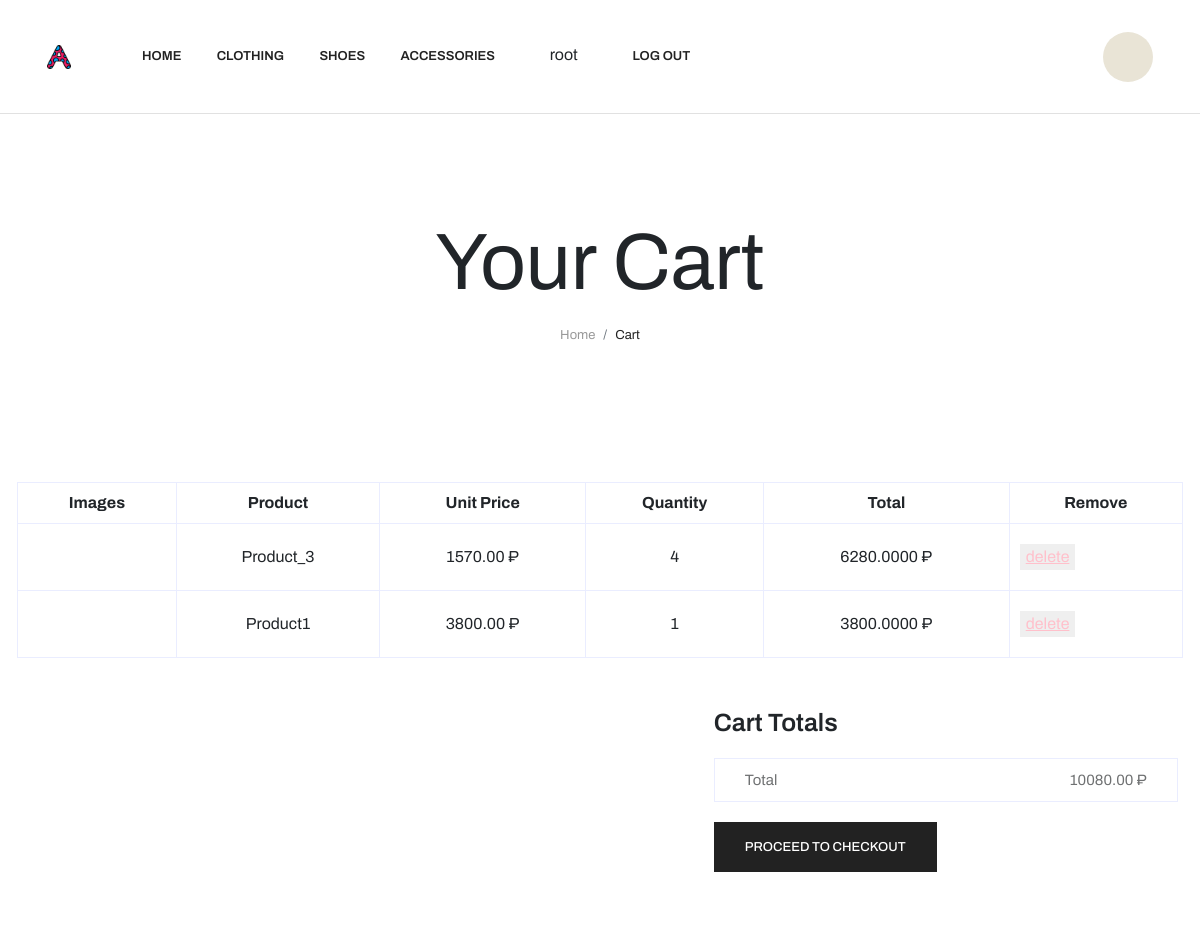
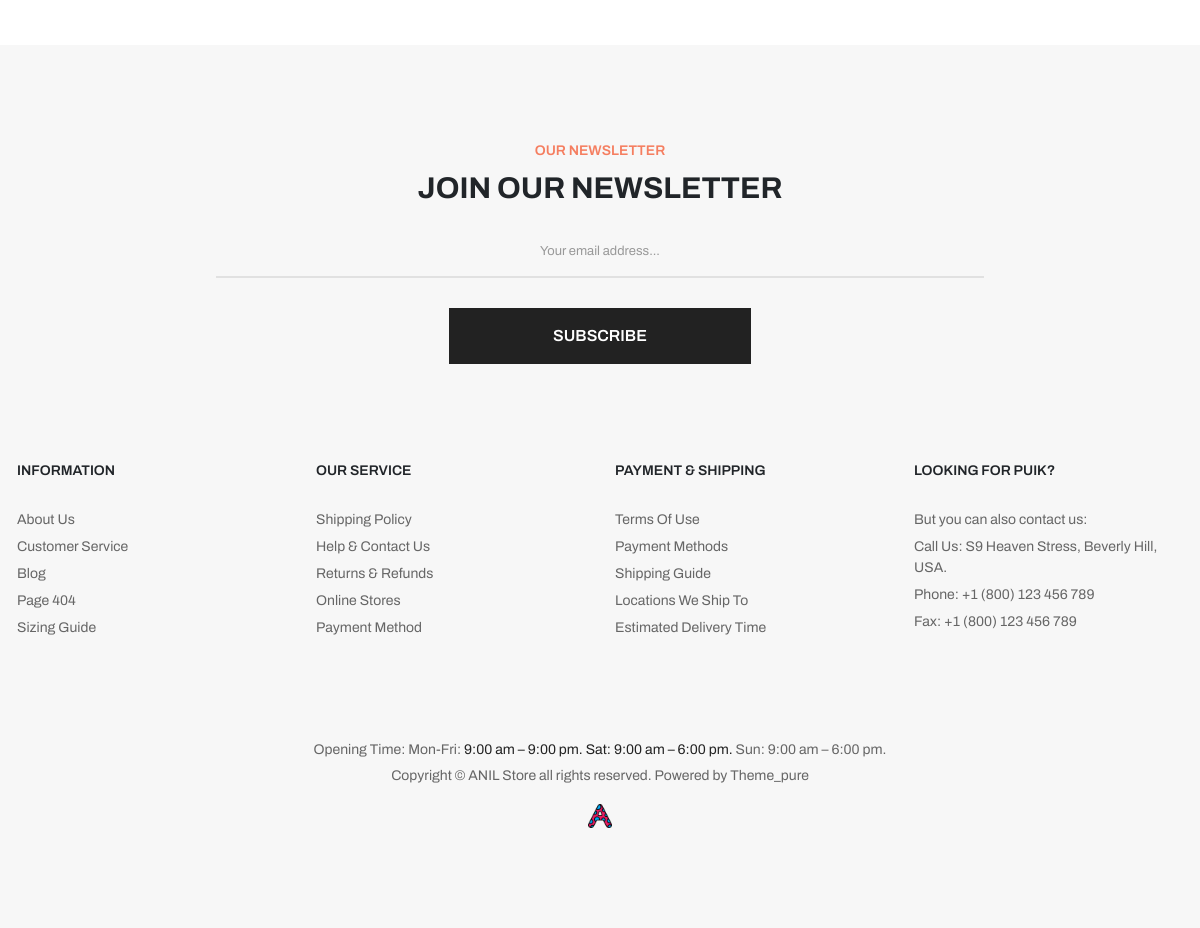
The page /shop/cart (signed in) on the database its author committed (2 pictures, top to bottom).
### shop/models.py (models this page shows, shortened)
class OrderItem(models.Model):
    order = models.ForeignKey(Order, on_delete=models.CASCADE)
    product = models.ForeignKey(Product, on_delete=models.PROTECT)
    quantity = models.PositiveIntegerField(default=1)
    price = models.DecimalField(max_digits=20, decimal_places=2)
    discount = models.DecimalField(max_digits=20, decimal_places=2, default=0)
    class Meta:
        ordering = ['pk']
    def __str__(self):
        return f'{self.product}' #��� ��� self.price
    @property
    def amount(self):
        return self.quantity * (self.price - ((self.discount / 100) * self.price))

class Product(models.Model):
    name = models.CharField(max_length=255, verbose_name='product_name')
    code = models.CharField(max_length=255, verbose_name='product_code')
    category = models.CharField(max_length=255, verbose_name='product_category', blank=True, null=True)
    brand = models.CharField(max_length=255, verbose_name='product_brand', blank=True, null=True)
    price = models.DecimalField(max_digits=20, decimal_places=2)
    unit = models.CharField(max_length=255, blank=True, null=True)
    image = models.ImageField(upload_to='shop/images', blank=True, null=True)
    image2 = models.ImageField(upload_to='shop/images', blank=True, null=True)
    image3 = models.ImageField(upload_to='shop/images', blank=True, null=True)
    image4 = models.ImageField(upload_to='shop/images', blank=True, null=True)
    image5 = models.ImageField(upload_to='shop/images', blank=True, null=True)
    note = models.TextField(blank=True, null=True)
    class Meta:
        ordering = ['pk']
    def __str__(self):
        return f'{self.name}' # ��� ��� self.price

class Order(models.Model):
    STATUS_CART = 'cart'
    STATUS_WAITING_FOR_PAYMENT = 'waiting_for_payment'
    STATUS_PAID = 'paid'
    STATUS_CHOICES = [
        (STATUS_CART, 'cart'),
        (STATUS_WAITING_FOR_PAYMENT, 'waiting_for_payment'),
        (STATUS_PAID, 'paid')
    ]
    user = models.ForeignKey(User, on_delete=models.CASCADE)
    status = models.CharField(max_length=32, choices=STATUS_CHOICES, default=STATUS_CART)
    amount = models.DecimalField(max_digits=20, decimal_places=2, blank=True, null=True)
    creation_time = models.DateTimeField(auto_now_add=True)
    payment = models.ForeignKey(Payment, on_delete=models.PROTECT, blank=True, null=True)
    comment = models.TextField(blank=True, null=True)
    class Meta:
        ordering = ['pk']
    @staticmethod
    def get_cart(user: User):
        cart = Order.objects.filter(user=user,
                                    status=Order.STATUS_CART
                                    ).first()
        if not cart:
            cart = Order.objects.create(user=user,
                                        status=Order.STATUS_CART,
                                        amount=0)
        return cart

### shop/views.py (the view)
# urls.py: path("cart", views.cart_view, name="shop/cart"),
@login_required(login_url=reverse_lazy('authentication/login'))
def cart_view(request):
    cart = Order.get_cart(request.user)
    items = cart.orderitem_set.all()
    context = {
        'cart': cart,
        'items': items,
    }
    return render(request, 'shop/cart.html', context)

### templates/shop/cart.html (shortened to what this page needs)
{% load static %}
<!doctype html>
<html class="no-js" lang="zxx">
<head>
       <link rel="stylesheet" href="{% static '/css/preloader.css' %}">
       <link rel="stylesheet" href="{% static '/css/owl.carousel.min.css' %}">
       <link rel="stylesheet" href="{% static '/css/animate.min.css' %}">
       <link rel="stylesheet" href="{% static '/css/magnific-popup.css' %}">
       <link rel="stylesheet" href="{% static '/css/meanmenu.css' %}">
       <link rel="stylesheet" href="{% static '/css/animate.min.css' %}">
       <link rel="stylesheet" href="{% static '/css/slick.css' %}">
       <link rel="stylesheet" href="{% static '/css/bootstrap.min.css' %}">
       <link rel="stylesheet" href="{% static '/css/fontawesome-all.min.css' %}">
       <link rel="stylesheet" href="{% static '/css/themify-icons.css' %}">
       <link rel="stylesheet" href="{% static '/css/nice-select.css' %}">
       <link rel="stylesheet" href="{% static '/css/ui-range-slider.css' %}">
       <link rel="stylesheet" href="{% static '/css/main.css' %}">
</head>
<body>
    <header>
        <div id="header-sticky" class="header-area header-transparent-2 header-border header-sticky header-sticky-white">
            <div class="header-main header-main-1 header-main-2 header-main-3 header-padding pl-50 pr-50">
                <div class="container-fluid">
                    <div class="row align-items-center">
                        <div class="col-xxl-9 col-xl-9 col-lg-9 col-md-6 col-sm-4 col-4">
                            <div class="header-left p-rel d-flex align-items-center">
                                <div class="logo pr-55 d-inline-block">
                                    <a href="{% url 'index' %}">
                                        <img src="{% static '/img/icon.png' %}" width="24" height="24" alt="Anil's Logo">
                                    </a>
                                </div>
                                <div class="main-menu">
                                    <nav id="mobile-menu">
                                        <ul>
                                            <li><a href="{% url 'index' %}">Home</a></li>
                                                <li class="static">
                                                <a href="{% url 'shop/shop' %}">Clothing</a>
                                             </li>
                                            <li class="static">
                                                <a href="{% url 'shop/shop' %}">Shoes</a>
                                             </li>
                                            <li class="static">
                                                <a href="{% url 'shop/shop' %}">Accessories</a>
                                             </li>
                                            {% if user.is_authenticated %}
                                                {{ user.username }}
                                                <li>
                                                <a href="{% url 'authentication/logout' %}"> Log Out</a>
                                                </li>
                                            {% endif %}
                                        </ul>
                                    </nav>
                                </div>
                            </div>
                        </div>
                        <div class="col-xxl-3 col-xl-3 col-lg-3 col-md-6 col-sm-8 col-8">
                            <div class="header-right-wrapper d-flex align-items-center justify-content-end">
                                <div class="header-right  d-flex align-items-center justify-content-end">
                                    <div class="header-icon d-inline-block ml-30">
                                        <a href="javascript:void(0)" class="search-toggle d-none d-sm-inline-block"><i class="fal fa-search"></i></a>
                                        <a href="{% url 'shop/cart' %}">
                                            <button type="button" data-bs-toggle="modal" data-bs-target="#cartMiniModal"><i class="fal fa-shopping-cart"></i></button>
                                        </a>
                                    </div>
                                </div>
                            </div>
                        </div>
                    </div>
                </div>
            </div>
        </div>
    </header>
    <main>
        <div class="breadcrumb-area-3 pt-215 pb-20">
            <div class="container">
                <div class="row">
                    <div class="col-xxl-12">
                        <div class="breadcrumb-wrapper-2 text-center">
                            <h3>Your Cart</h3>
                            <nav aria-label="breadcrumb">
                                <ol class="breadcrumb justify-content-center">
                                  <li class="breadcrumb-item"><a href="index.html">Home</a></li>
                                  <li class="breadcrumb-item active" aria-current="page">Cart</li>
                                </ol>
                            </nav>
                        </div>
                    </div>
                </div>
            </div>
        </div>
        <section class="cart-area pt-100 pb-100">
            <div class="container">
            <div class="row">
                <div class="col-12">
                    <form action="#">
                        <div class="table-content table-responsive">
                            <table class="table">
                                <thead>
                                    <tr>
                                        <th class="product-thumbnail">Images</th>
                                        <th class="cart-product-name">Product</th>
                                        <th class="product-price">Unit Price</th>
                                        <th class="product-quantity">Quantity</th>
                                        <th class="product-subtotal">Total</th>
                                        <th class="product-remove">Remove</th>
                                    </tr>
                                </thead>
                                <tbody>
                                    {% for item in items %}
                                        <tr>
                                            <td class="product-thumbnail"><img src ="{{ item.image.url }}"></td>
                                            <td class="product-name">{{ item }}</td>
                                            <td class="product-price"><span class="amount">{{ item.price }} ₽</span></td>
                                            <td class="product-name">{{ item.quantity }}</td>
                                            <td class="product-subtotal"><span class="amount">{{ item.amount }} ₽</span></td>
                                            <td class="product-remove">
                                                <div class="col-12 col-md-1 item">
                                                    <form method="post" action="{% url 'cart_delete_item' item.pk %}">
                                                        <button type="submit" style="color: pink"><u>delete</u></button>
                                                    </form>
                                                </div>
                                            </td>
                                        </tr>
                                    {% endfor %}
                                </tbody>
                            </table>
                        </div>
                        <div class="row justify-content-end">
                            <div class="col-md-5 ml-auto">
                                <div class="cart-page-total">
                                    <h2>Cart totals</h2>
                                    <ul class="mb-20">
                                        <li>Total <span>{{ cart.amount }} ₽</span></li>
                                    </ul>
                                    <a class="s-btn s-btn-2" href="{% url 'make_order' %}">
                                        Proceed to checkout
                                    </a>
                                </div>
                            </div>
                        </div>
                    </form>
                </div>
            </div>
            </div>
        </section>
        <div class="subscribe-area pb-100 gray-bg-2 pt-95">
            <div class="container">
                <div class="row">
                    <div class="col-xxl-12">
                        <div class="section-title text-center">
                            <span class="p-subtitle">OUR NEWSLETTER</span>
                            <h3 class="p-title pb-15 mb-0">join our newsletter</h3>
                        </div>
                    </div>
                </div>
                <div class="row justify-content-center">
                    <div class="col-xxl-8 col-xl-8">
                        <div class="subscribe-form text-center">
                            <form action="#">
                                <input type="text" placeholder="Your email address...">
                                <button type="submit" class="subscribe-btn subscribe-btn-1">Subscribe</button>
                            </form>
                        </div>
                    </div>
                </div>
            </div>
        </div>
</main>
        <footer class="footer-area footer-1  gray-bg-2">
            <div class="container">
                <div class="row">
                    <div class="col-xxl-3 col-xl-3 col-lg-3 col-md-4 col-sm-6">
                        <div class="widget f-widget pb-30 wow fadeInUp" data-wow-delay=".4s">
                            <h5 class="f-widget-title">Information</h5>
                            <ul>
                                <li><a href="#">About Us</a></li>
                                <li><a href="#">Customer Service</a></li>
                                <li><a href="#">Blog</a></li>
                                <li><a href="#">Page 404</a></li>
                                <li><a href="#">Sizing Guide</a></li>
                            </ul>
                        </div>
                    </div>
                    <div class="col-xxl-3 col-xl-3 col-lg-3 col-md-4 col-sm-6">
                        <div class="widget f-widget pb-30 wow fadeInUp" data-wow-delay=".6s">
                            <h5 class="f-widget-title">Our Service</h5>
                            <ul>
                                <li><a href="#">Shipping Policy</a></li>
                                <li><a href="#">Help & Contact Us</a></li>
                                <li><a href="#">Returns & Refunds</a></li>
                                <li><a href="#">Online Stores</a></li>
                                <li><a href="#">Payment Method</a></li>
                            </ul>
                        </div>
                    </div>
                    <div class="col-xxl-3 col-xl-3 col-lg-3 col-md-4 col-sm-6">
                        <div class="widget f-widget pb-30  wow fadeInUp" data-wow-delay=".8s">
                            <h5 class="f-widget-title">Payment & Shipping</h5>
                            <ul>
                                <li><a href="#">Terms Of Use</a></li>
                                <li><a href="#">Payment Methods</a></li>
                                <li><a href="#">Shipping Guide</a></li>
                                <li><a href="#">Locations We Ship To</a></li>
                                <li><a href="#">Estimated Delivery Time</a></li>
                            </ul>
                        </div>
                    </div>
                    <div class="col-xxl-3 col-xl-3 col-lg-3 col-md-4 col-sm-6">
                        <div class="widget f-widget pb-30 wow fadeInUp" data-wow-delay="1s">
                            <h5 class="f-widget-title">LOOKING FOR Puik?</h5>
                            <address>
                                <ul>
                                    <li>But you can also contact us:</li>
                                    <li>Call Us: S9 Heaven Stress, Beverly Hill, USA.</li>
                                    <li>Phone: +1 (800) 123 456 789</li>
                                    <li>Fax: +1 (800) 123 456 789</li>
                                </ul>
                            </address>
                        </div>
                    </div>
                </div>
            </div>
            <div class="copyright-area">
                <div class="copyright-text text-center">
                    <div class="container">
                        <div class="row">
                            <div class="col-xxl-12">
                                <p>Opening Time: Mon-Fri: <span>9:00 am – 9:00 pm.</span> <span>Sat: 9:00 am – 6:00 pm.</span> Sun:
                                    9:00 am – 6:00 pm.<br>
                                    Copyright © ANIL Store all rights reserved. Powered by Theme_pure</p>
                                <img src="{% static '/img/icon.png' %}" width="24" height="24" alt="Anil's Logo">
                            </div>
                        </div>
                    </div>
                </div>
            </div>
        </footer>
</body>
</html>

### rows shown on the page
OrderItem: product.name "Product_3", price "1570.00", quantity "4", amount "6280.0000"
OrderItem: product.name "Product1", price "3800.00", quantity "1", amount "3800.0000"
Order: amount "10080.00"

### other values the page prints
{{ user.username }} "root"
